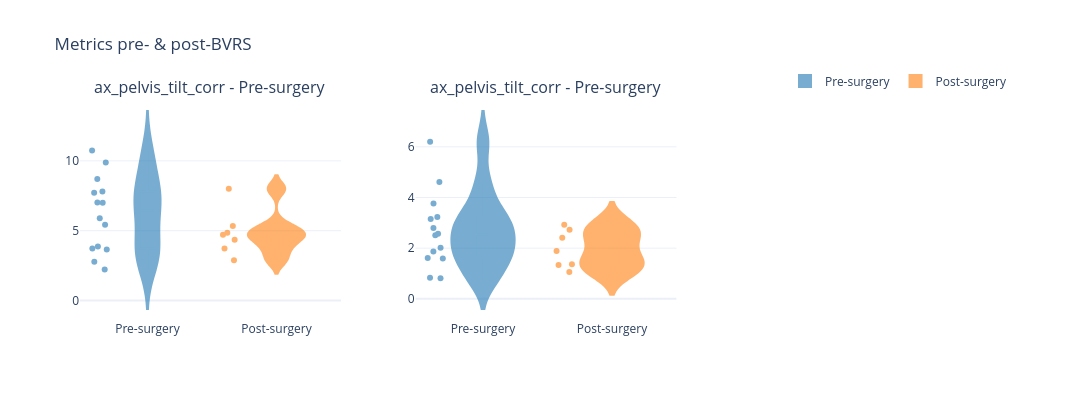

The code cell stored with this chart in its notebook:
### Code cell
fig = (
    Ensembler(
        in_folder=fld,  channels=channels,
        n_rows=rows,  n_cols=cols,
        str_match=str_match,
        condition_spec=spec,
        events=events)
    .add_subplot(PlotSpec(
        channel="ax_pelvis_tilt_corr",
        condition = "Pre-surgery", companions = ["Post-surgery"],
        row=1, col=1,
        renderer=ViolinRenderer(),
        events=['impact_peak_mean'],)
    )
    .add_subplot(PlotSpec(
        channel="ax_pelvis_tilt_corr",
        condition="Pre-surgery", companions=["Post-surgery"],
        row=1, col=2,
        renderer=ViolinRenderer(),
        events=['loading_rate_mean'])
    )
    .build(title="Metrics pre- & post-BVRS")
)
fig.show()

### Figure 1 — Plotly figure (JSON) as saved in the notebook; plotly's stock layout.template omitted (floating-point values rounded to 4 significant figures)
{"data": [{"bandwidth": 1.418, "box": {"visible": true}, "fillcolor": "#1F77B4", "legendgroup": "Pre-surgery – impact_peak_mean", "line": {"color": "#1F77B4"}, "name": "Pre-surgery", "opacity": 0.6, "points": "all", "showlegend": true, "type": "violin", "x": ["Pre-surgery", "Pre-surgery", "Pre-surgery", "Pre-surgery", "Pre-surgery", "Pre-surgery", "Pre-surgery", "Pre-surgery", "Pre-surgery", "Pre-surgery", "Pre-surgery", "Pre-surgery", "Pre-surgery", "Pre-surgery"], "xaxis": "x", "y": [3.657, 9.89, 3.866, 10.73, 5.421, 3.734, 2.783, 7.722, 5.9, 8.701, 7.808, 7.026, 6.996, 2.233], "yaxis": "y"}, {"bandwidth": 0.4819, "box": {"visible": true}, "fillcolor": "#FF7F0E", "legendgroup": "Post-surgery – impact_peak_mean", "line": {"color": "#FF7F0E"}, "name": "Post-surgery", "opacity": 0.6, "points": "all", "showlegend": true, "type": "violin", "x": ["Post-surgery", "Post-surgery", "Post-surgery", "Post-surgery", "Post-surgery", "Post-surgery", "Post-surgery"], "xaxis": "x", "y": [4.855, 2.889, 4.354, 4.711, 8.01, 3.723, 5.339], "yaxis": "y"}, {"bandwidth": 0.6078, "box": {"visible": true}, "fillcolor": "#1F77B4", "legendgroup": "Pre-surgery – loading_rate_mean", "line": {"color": "#1F77B4"}, "name": "Pre-surgery", "opacity": 0.6, "points": "all", "showlegend": false, "type": "violin", "x": ["Pre-surgery", "Pre-surgery", "Pre-surgery", "Pre-surgery", "Pre-surgery", "Pre-surgery", "Pre-surgery", "Pre-surgery", "Pre-surgery", "Pre-surgery", "Pre-surgery", "Pre-surgery", "Pre-surgery", "Pre-surgery"], "xaxis": "x2", "y": [1.871, 6.199, 1.615, 4.612, 2.018, 1.589, 0.8294, 3.232, 2.572, 3.76, 2.51, 2.799, 3.155, 0.8136], "yaxis": "y2"}, {"bandwidth": 0.45, "box": {"visible": true}, "fillcolor": "#FF7F0E", "legendgroup": "Post-surgery – loading_rate_mean", "line": {"color": "#FF7F0E"}, "name": "Post-surgery", "opacity": 0.6, "points": "all", "showlegend": false, "type": "violin", "x": ["Post-surgery", "Post-surgery", "Post-surgery", "Post-surgery", "Post-surgery", "Post-surgery", "Post-surgery"], "xaxis": "x2", "y": [2.408, 1.063, 1.363, 1.892, 2.724, 1.339, 2.925], "yaxis": "y2"}], "layout": {"annotations": [{"font": {"size": 16}, "showarrow": false, "text": "ax_pelvis_tilt_corr - Pre-surgery", "x": 0.14, "xanchor": "center", "xref": "paper", "y": 1, "yanchor": "bottom", "yref": "paper"}, {"font": {"size": 16}, "showarrow": false, "text": "ax_pelvis_tilt_corr - Pre-surgery", "x": 0.5, "xanchor": "center", "xref": "paper", "y": 1, "yanchor": "bottom", "yref": "paper"}], "height": 400, "legend": {"orientation": "h", "x": 1, "xanchor": "right", "y": 1.02, "yanchor": "bottom"}, "title": {"text": "Metrics pre- & post-BVRS"}, "width": 1500, "xaxis": {"anchor": "y", "domain": [0, 0.28], "title": {"text": ""}}, "xaxis2": {"anchor": "y2", "domain": [0.36, 0.64], "title": {"text": ""}}, "xaxis3": {"anchor": "y3", "domain": [0.72, 1]}, "yaxis": {"anchor": "x", "domain": [0, 1], "title": {"text": ""}}, "yaxis2": {"anchor": "x2", "domain": [0, 1], "title": {"text": ""}}, "yaxis3": {"anchor": "x3", "domain": [0, 1]}}}
